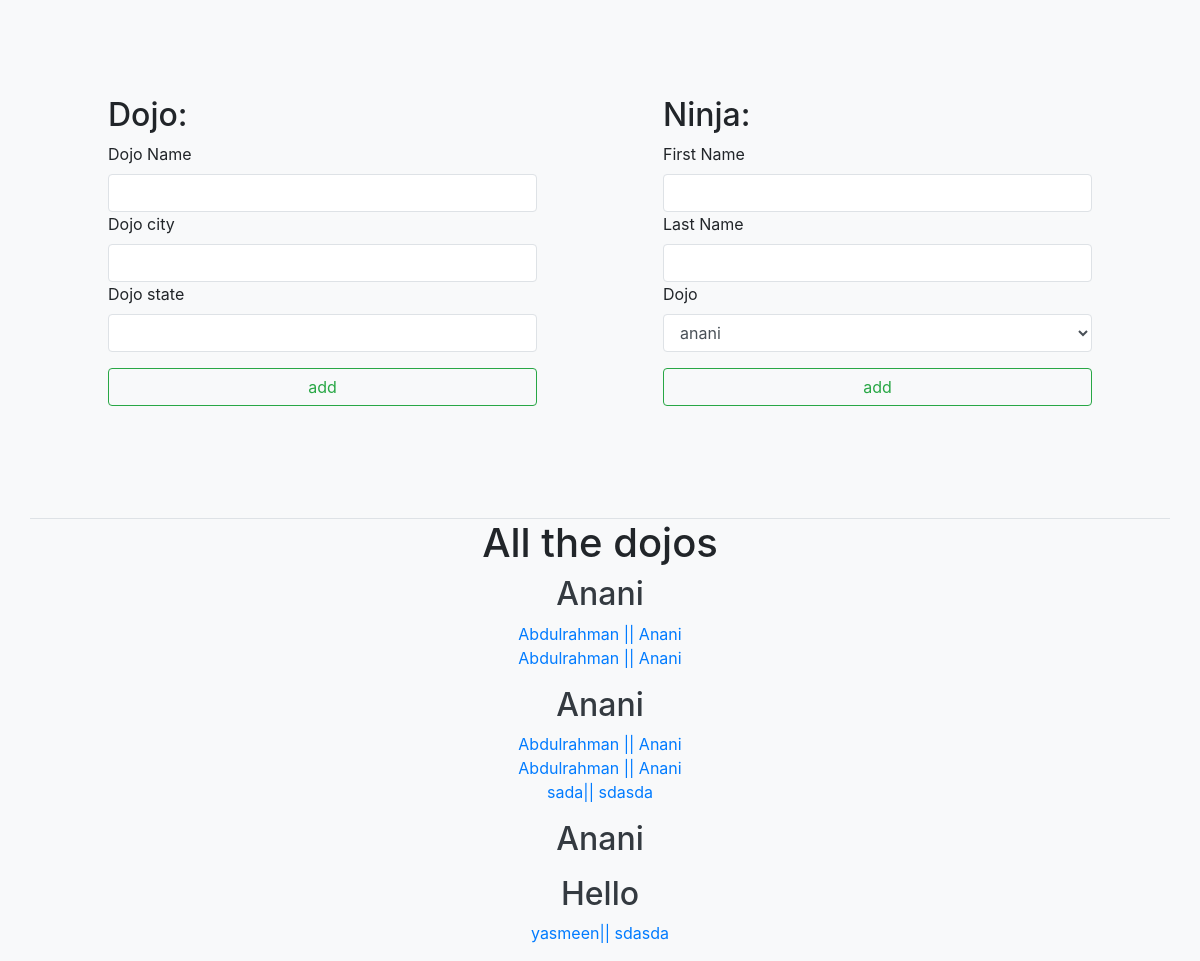
The page / on the database its author committed.
### dojos_ninjas/models.py (models this page shows)
class Dojos(models.Model):
    name = models.CharField(max_length=45)
    city = models.CharField(max_length=45)
    state = models.CharField(max_length=55)

class Ninjas(models.Model):
    first_name = models.CharField(max_length=45)
    last_name = models.CharField(max_length=45)
    dojo = models.ForeignKey(
        Dojos, related_name='ninjas', on_delete=models.CASCADE)
    created_at = models.DateTimeField(auto_now=True)
    updated_at = models.DateTimeField(auto_now_add=True)

### dojos_ninjas/views.py (the view)
# urls.py: path('', views.main),
def main(request):
    dojos = Dojos.objects.all()
    ninjas = Ninjas.objects.all()
    context = {
        'dojos': dojos,
        'ninjas': ninjas,
    }
    return render(request, 'dojos_ninjas/index.html', context)

### dojos_ninjas/templates/dojos_ninjas/index.html (shortened to what this page needs)
<!DOCTYPE html>
<html lang="en">
  <head>
    <link
      rel="stylesheet"
      href="https://cdn.jsdelivr.net/npm/bootstrap@4.3.1/dist/css/bootstrap.min.css"
    />
  </head>
  <body class="bg-light">
    <div class="container d-flex container my-5">
      <div class="container m-5">
        <form action="/add_dojo" class="form" method="post">
          <h2>Dojo:</h2>
          <label for="dojo-name">Dojo Name</label>
          <input
            type="text"
            id="dojo-name"
            name="dojo_name"
            class="form-control border d-block"
          />
          <label for="dojo-city">Dojo city</label>
          <input
            type="text"
            id="dojo-city"
            name="dojo_city"
            class="form-control border d-block"
          />
          <label for="dojo-state">Dojo state</label>
          <input
            type="text"
            id="dojo-state"
            name="dojo_state"
            class="form-control border d-block"
          />
          <input
            type="submit"
            value="add"
            class="btn btn-outline-success btn-block my-3"
          />
        </form>
      </div>
      <div class="container m-5">
        <form action="/add_ninja" class="form" method="post">
          <h2>Ninja:</h2>
          <label for="first-name">First Name</label>
          <input
            type="text"
            id="first-name"
            name="first_name"
            class="form-control border d-block"
            required
          />
          <label for="last-name">Last Name</label>
          <input
            type="text"
            id="last_name"
            name="last_name"
            class="form-control border d-block"
            required
          />
          <label for="dojo">Dojo</label>
          <select
            name="dojo"
            id="dojo"
            class="form-control border d-block"
            required
          >
            {% for dojo in dojos %}
            <option value="{{dojo.id}}">{{dojo.name}}</option>
            {%endfor%}
          </select>
          <input
            type="submit"
            value="add"
            class="btn btn-outline-success btn-block my-3"
          />
        </form>
      </div>
    </div>
    <div class="container all border-top text-center">
      <h1>All the dojos</h1>
      <div class="text text-primary text-lg list-unstyled">
        {%for dojo in dojos%}
        <div>
          <h2 class="text text-capitalize text-dark">{{dojo.name}}</h2>
          <ul class="list-unstyled">
            {%for ninja in dojo.ninjas.all%}
            <li>{{ninja.first_name}}|| {{ninja.last_name}}</li>
            {%endfor%}
          </ul>
        </div>
        {%endfor%}
    </div>
  </body>
</html>

### rows shown on the page
Dojos: name "Anani"
Ninjas: first_name "Abdulrahman", last_name "Anani"
Ninjas: first_name "Abdulrahman", last_name "Anani"
Dojos: name "Anani"
Ninjas: first_name "Abdulrahman", last_name "Anani"
Ninjas: first_name "Abdulrahman", last_name "Anani"
Ninjas: first_name "sada", last_name "sdasda"
Dojos: name "Anani"
Dojos: name "Hello"
Ninjas: first_name "yasmeen", last_name "sdasda"

### other values the page prints
form field dojo "anani"
